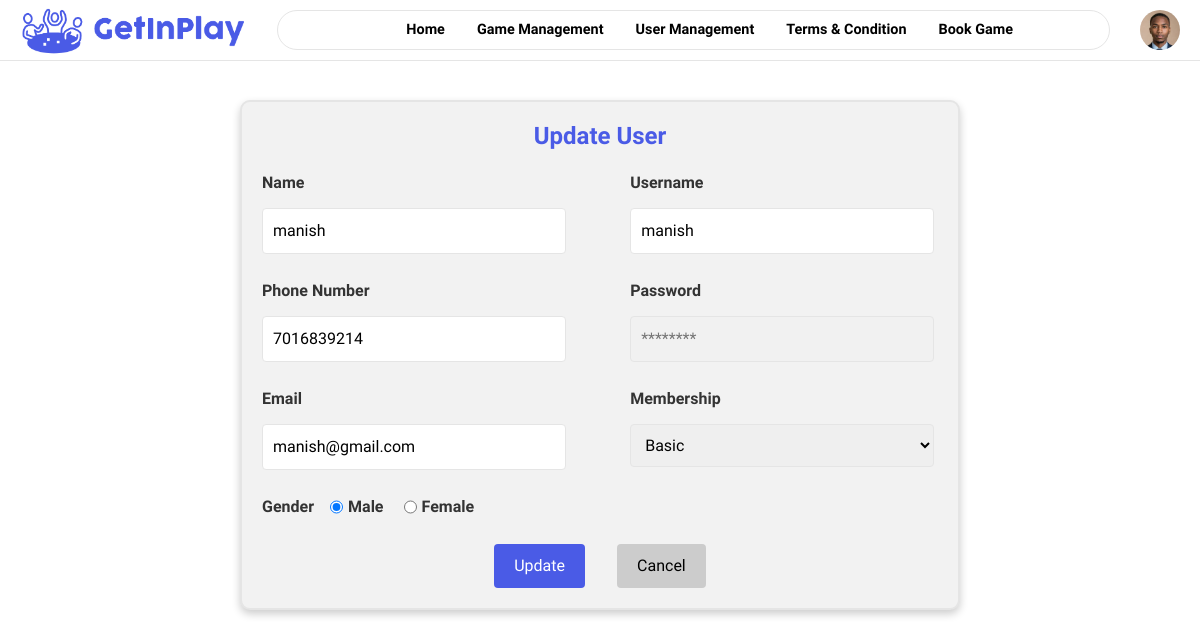
The page /final_project/admin/user_management/user_form.php?id=75 on the database its author committed.
### tables this page shows
CREATE TABLE `register` (
  `id` int(11) NOT NULL,
  `full_name` varchar(100) NOT NULL,
  `email` text NOT NULL,
  `phone_no` text NOT NULL,
  `gender` enum('Male','Female') NOT NULL,
  `username` varchar(100) NOT NULL,
  `user_password` varchar(100) NOT NULL,
  `membership_id` int(11) NOT NULL,
  `deleteval` int(11) NOT NULL DEFAULT 1
);

### final_project/admin/user_management/user_form.php (the view, shortened to what this page needs)
<?php
$userId = isset($_GET['id']) ? $_GET['id'] : '';
$full_name = $email = $phone_no = $gender = $username = $membership_id = '';
if ($userId) {
    include('../connect_database.php');
    $sql = "SELECT * FROM register WHERE id = ?";
    $stmt = $conn->prepare($sql);
    $stmt->bind_param("i", $userId);
    $stmt->execute();
    $result = $stmt->get_result();
    $user = $result->fetch_assoc();
    if ($user) {
        $full_name = $user['full_name'];
        $email = $user['email'];
        $phone_no = $user['phone_no'];
        $gender = $user['gender'];
        $username = $user['username'];
        $membership_id = $user['membership_id'];
    }
}
?>
<!DOCTYPE html>
<html lang="en">
<head>
    <link href="https://cdn.jsdelivr.net/npm/bootstrap@5.3.0-alpha1/dist/css/bootstrap.min.css" rel="stylesheet">
    <link href="https://cdnjs.cloudflare.com/ajax/libs/font-awesome/6.0.0-beta3/css/all.min.css" rel="stylesheet" />
    <link rel="stylesheet" href="../css/navbar.css">
    <link rel="stylesheet" href="../css/user_form.css">
</head>
<body>
    <?php include '../outside_navbar.php' ?>
    <form class="form-container" id="userForm" method="POST">
        <h2 id="formTitle"><?php echo $userId ? 'Update User' : 'Add User'; ?></h2>
        <div class="cen">
            <div class="left1">
                <div class="form-group">
                    <label>Name <span><?php echo $userId ? '' : '*'; ?></span></label>
                    <input type="text" name="full_name" id="name" value="<?php echo htmlspecialchars($full_name); ?>">
                </div>
                <div class="form-group">
                    <label>Phone Number <span><?php echo $userId ? '' : '*'; ?></span></label>
                    <input type="text" name="phone_no" id="phone" value="<?php echo htmlspecialchars($phone_no); ?>">
                </div>
                <div class="form-group">
                    <label>Email <span><?php echo $userId ? '' : '*'; ?></span></label>
                    <input type="email" name="email" id="email" value="<?php echo htmlspecialchars($email); ?>">
                </div>
                <div class="gen">
                    <label for="gender">Gender <span><?php echo $userId ? '' : '*'; ?></span></label>
                    <div class="gender-options">
                        <div>
                            <input type="radio" id="male" name="gender" value="Male"
                                <?php echo ($gender == 'Male') ? 'checked' : ''; ?>>
                            <label for="male">Male</label>
                        </div>
                        <div>
                            <input type="radio" id="female" name="gender" value="Female"
                                <?php echo ($gender == 'Female') ? 'checked' : ''; ?>>
                            <label for="female">Female</label>
                        </div>
                    </div>
                </div>
            </div>
            <div class="right1">
                <div class="form-group">
                    <label>Username <span><?php echo $userId ? '' : '*'; ?></span></label>
                    <input type="text" name="username" id="username" value="<?php echo htmlspecialchars($username); ?>">
                </div>
                <div class="form-group">
                    <label>Password <span><?php echo $userId ? '' : '*'; ?></span></label>
                    <input type="password" name="password" id="password" <?php echo $userId ? 'disabled' : ''; ?>
                        placeholder="<?php echo $userId ? '********' : ''; ?>">
                </div>
                <div class="form-group">
                    <label>Membership</label>
                    <select name="membership_id" id="membership" required>
                        <option value="1" <?php echo ($membership_id == '1') ? 'selected' : ''; ?>>Basic</option>
                    </select>
                </div>
            </div>
        </div>
        <div class="form-actions">
            <button type="submit" class="btn btn-add"><?php echo $userId ? 'Update' : 'Add'; ?></button>
            <button type="button" class="btn btn-cancel"
                onclick="window.location.href='../user_management.php'">Cancel</button>
        </div>
    </form>
</body>
</html>

### final_project/admin/css/navbar.css (style rules this page uses)
* { padding: 0; margin: 0; box-sizing: border-box; }
body { font-family: "Work Sans", serif; font-weight: bold; padding: 0; }

### final_project/admin/css/user_form.css (style rules this page uses)
body { font-family: "Work Sans", serif; background-color: white; color: #333; }
.cen { display: flex; gap: 4rem; }
.form-container { display: flex; flex-direction: column; justify-content: center; align-items: center; width: 60%; margin: 100px auto; background-color: #f2f2f2; padding: 20px; border-radius: 10px; box-shadow: 0 4px 8px rgba(0, 0, 0, 0.2); border: 2px solid #E5E5E5; }
#formTitle { text-align: center; font-size: 24px; margin-bottom: 20px; color: #4A5BE6; font-weight: bold; }
.left1, .right1 { width:45%; }
.form-group { margin-bottom: 20px; }
label { font-weight: bold; margin-bottom: 8px; }
input[type="text"], input[type="email"], input[type="password"], select { width: 100%; padding: 10px; margin: 5px 0; border: 1px solid #E5E5E5; border-radius: 4px; box-sizing: border-box; }
.gender-options { display: flex; align-items: center; }
.gen { display: flex; gap: 1rem; align-items: center; }
.gen label { margin-bottom: 0; }
.gender-options div { display: flex; margin-right: 20px; }
.gender-options input[type="radio"] { margin-right: 5px; }
.btn-add { background-color: #4A5BE6; color: white; padding: 10px 20px; border: none; border-radius: 4px; width: 50%; cursor: pointer; font-size: 16px; }
.btn-cancel { background-color: #ccc; color: black; padding: 10px 20px; border: none; border-radius: 4px; width: 50%; cursor: pointer; font-size: 16px; }
.form-actions { display: flex; justify-content: center; gap: 2rem; margin-top: 20px; }

### rows shown on the page
register: full_name "manish", phone_no "7016839214", email "manish@gmail.com", gender "☑ Male", gender "☐ Female", username "manish", membership_id "Basic"
